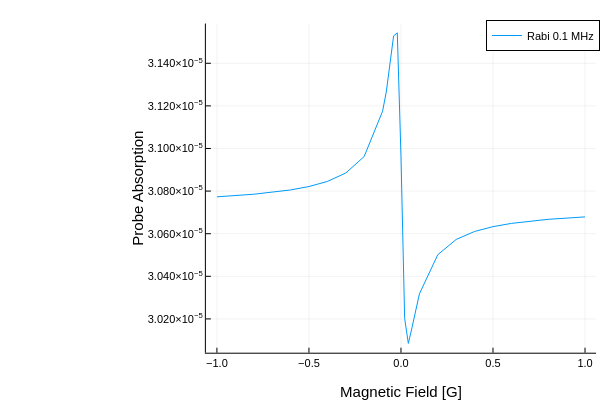

This figure's notebook cell:
### Code cell
dfOmega0k1=DataFrame(B=xOmega0k1,Absorption=yOmega0k1)
CSV.write("CsD1_33_Omega0k1.csv",dfOmega2)
plot(xOmega0k5,yOmega0k5,xlabel="Magnetic Field [G]",ylabel="Probe Absorption",label="Rabi 0.1 MHz")

### Figure 1 — Plotly figure (JSON) as saved in the notebook; plotly's stock layout.template omitted (floating-point values rounded to 4 significant figures)
{"data": [{"colorbar": {"len": 0.9143, "title": "", "x": 0.9934, "y": 0.533}, "legendgroup": "Rabi 0.1 MHz", "line": {"color": "rgba(0, 154, 250, 1.000)", "dash": "solid", "shape": "linear", "width": 1}, "mode": "lines", "name": "Rabi 0.1 MHz", "showlegend": true, "type": "scatter", "x": [-1, -0.8, -0.6, -0.5, -0.4, -0.3, -0.2, -0.1, -0.08, -0.06, -0.04, -0.02, 0, 0.02, 0.04, 0.06, 0.08, 0.1, 0.2, 0.3, 0.4, 0.5, 0.6, 0.8, 1], "xaxis": "x", "y": [3.077e-05, 3.079e-05, 3.081e-05, 3.082e-05, 3.085e-05, 3.088e-05, 3.096e-05, 3.117e-05, 3.126e-05, 3.139e-05, 3.153e-05, 3.154e-05, 3.097e-05, 3.02e-05, 3.009e-05, 3.016e-05, 3.025e-05, 3.032e-05, 3.05e-05, 3.057e-05, 3.061e-05, 3.063e-05, 3.065e-05, 3.067e-05, 3.068e-05], "yaxis": "y"}], "layout": {"annotations": [], "height": 400, "legend": {"bgcolor": "rgba(255, 255, 255, 1.000)", "bordercolor": "rgba(0, 0, 0, 1.000)", "borderwidth": 1, "font": {"color": "rgba(0, 0, 0, 1.000)", "family": "sans-serif", "size": 11}, "title": {"font": {"color": "rgba(0, 0, 0, 1.000)", "family": "sans-serif", "size": 15}, "text": ""}, "tracegroupgap": 0, "traceorder": "normal", "x": 1, "xanchor": "auto", "y": 1, "yanchor": "auto"}, "margin": {"b": 20, "l": 0, "r": 0, "t": 20}, "paper_bgcolor": "rgba(255, 255, 255, 1.000)", "plot_bgcolor": "rgba(255, 255, 255, 1.000)", "showlegend": true, "width": 600, "xaxis": {"anchor": "y", "domain": [0.3431, 0.9934], "gridcolor": "rgba(0, 0, 0, 0.100)", "gridwidth": 0.5, "linecolor": "rgba(0, 0, 0, 1.000)", "mirror": false, "range": [-1.06, 1.06], "showgrid": true, "showline": true, "showticklabels": true, "tickangle": 0, "tickcolor": "rgb(0, 0, 0)", "tickfont": {"color": "rgba(0, 0, 0, 1.000)", "family": "sans-serif", "size": 11}, "tickmode": "array", "ticks": "inside", "ticktext": ["−1.0", "−0.5", "0.0", "0.5", "1.0"], "tickvals": [-1, -0.5, 0, 0.5, 1], "title": "Magnetic Field [G]", "titlefont": {"color": "rgba(0, 0, 0, 1.000)", "family": "sans-serif", "size": 15}, "type": "-", "visible": true, "zeroline": false, "zerolinecolor": "rgba(0, 0, 0, 1.000)"}, "yaxis": {"anchor": "x", "domain": [0.07581, 0.9902], "gridcolor": "rgba(0, 0, 0, 0.100)", "gridwidth": 0.5, "linecolor": "rgba(0, 0, 0, 1.000)", "mirror": false, "range": [3.004e-05, 3.159e-05], "showgrid": true, "showline": true, "showticklabels": true, "tickangle": 0, "tickcolor": "rgb(0, 0, 0)", "tickfont": {"color": "rgba(0, 0, 0, 1.000)", "family": "sans-serif", "size": 11}, "tickmode": "array", "ticks": "inside", "ticktext": ["3.020×10<sup>−5</sup>", "3.040×10<sup>−5</sup>", "3.060×10<sup>−5</sup>", "3.080×10<sup>−5</sup>", "3.100×10<sup>−5</sup>", "3.120×10<sup>−5</sup>", "3.140×10<sup>−5</sup>"], "tickvals": [3.02e-05, 3.04e-05, 3.06e-05, 3.08e-05, 3.1e-05, 3.12e-05, 3.14e-05], "title": "Probe Absorption", "titlefont": {"color": "rgba(0, 0, 0, 1.000)", "family": "sans-serif", "size": 15}, "type": "-", "visible": true, "zeroline": false, "zerolinecolor": "rgba(0, 0, 0, 1.000)"}}}
